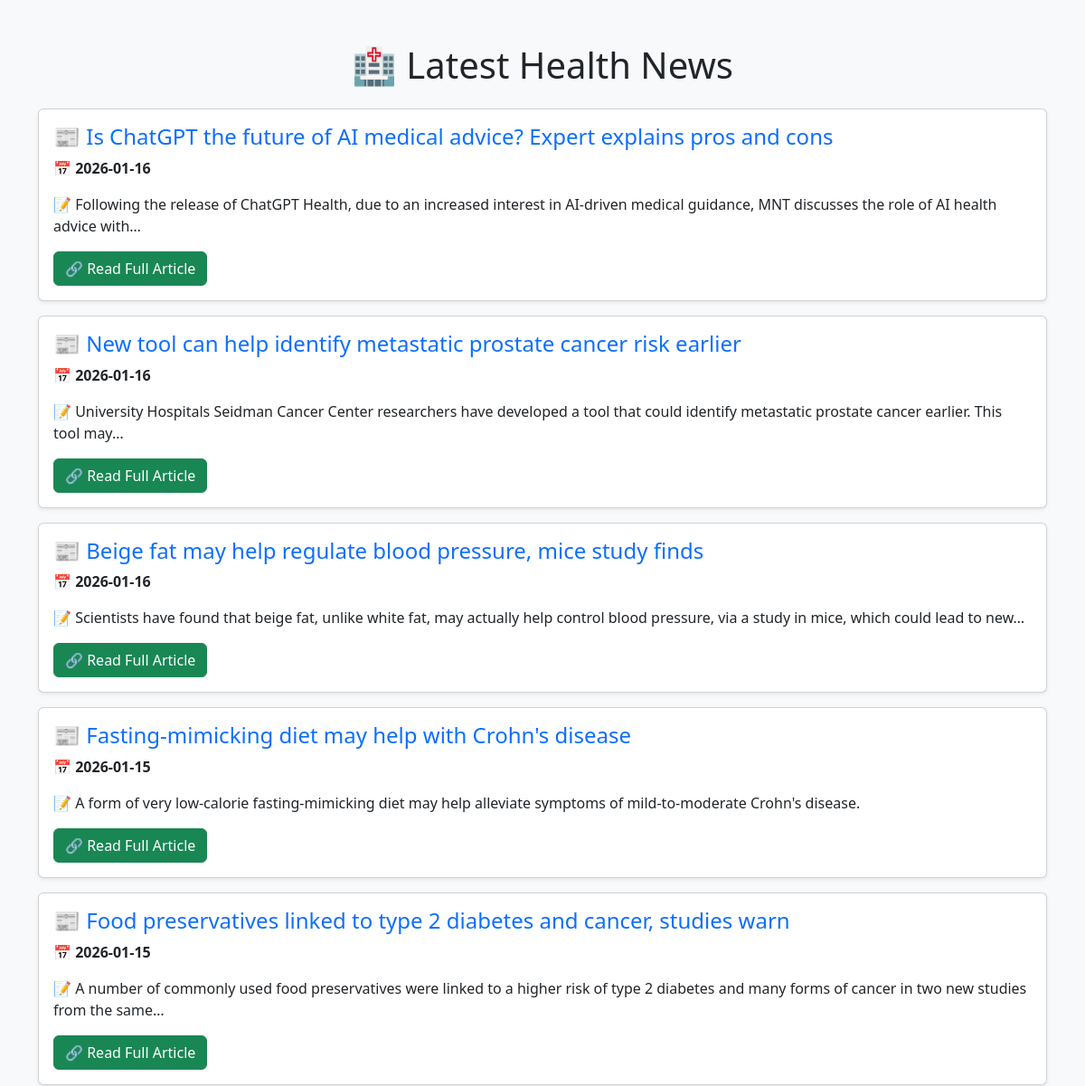
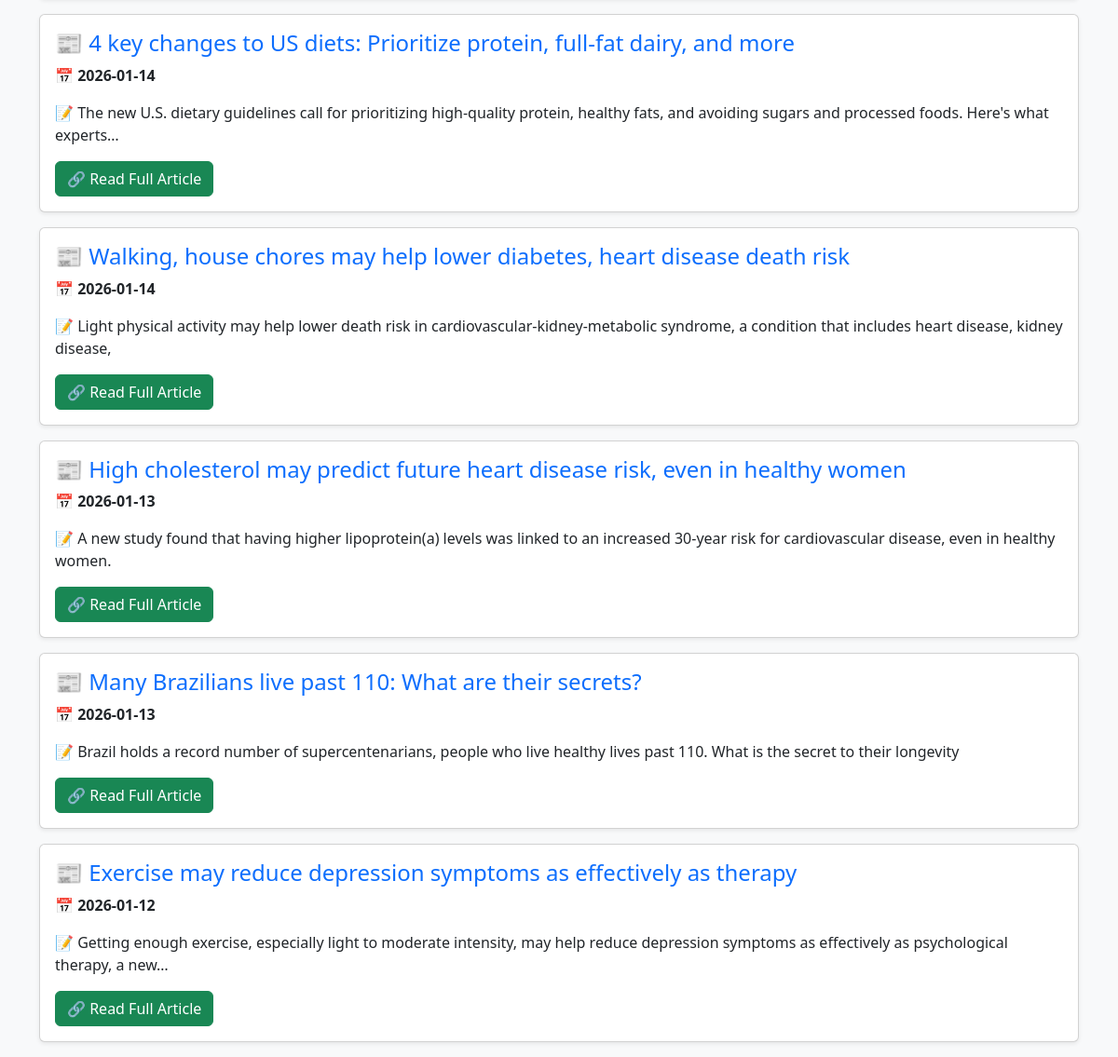
Before: / with the older database file (2 pictures, top to bottom).
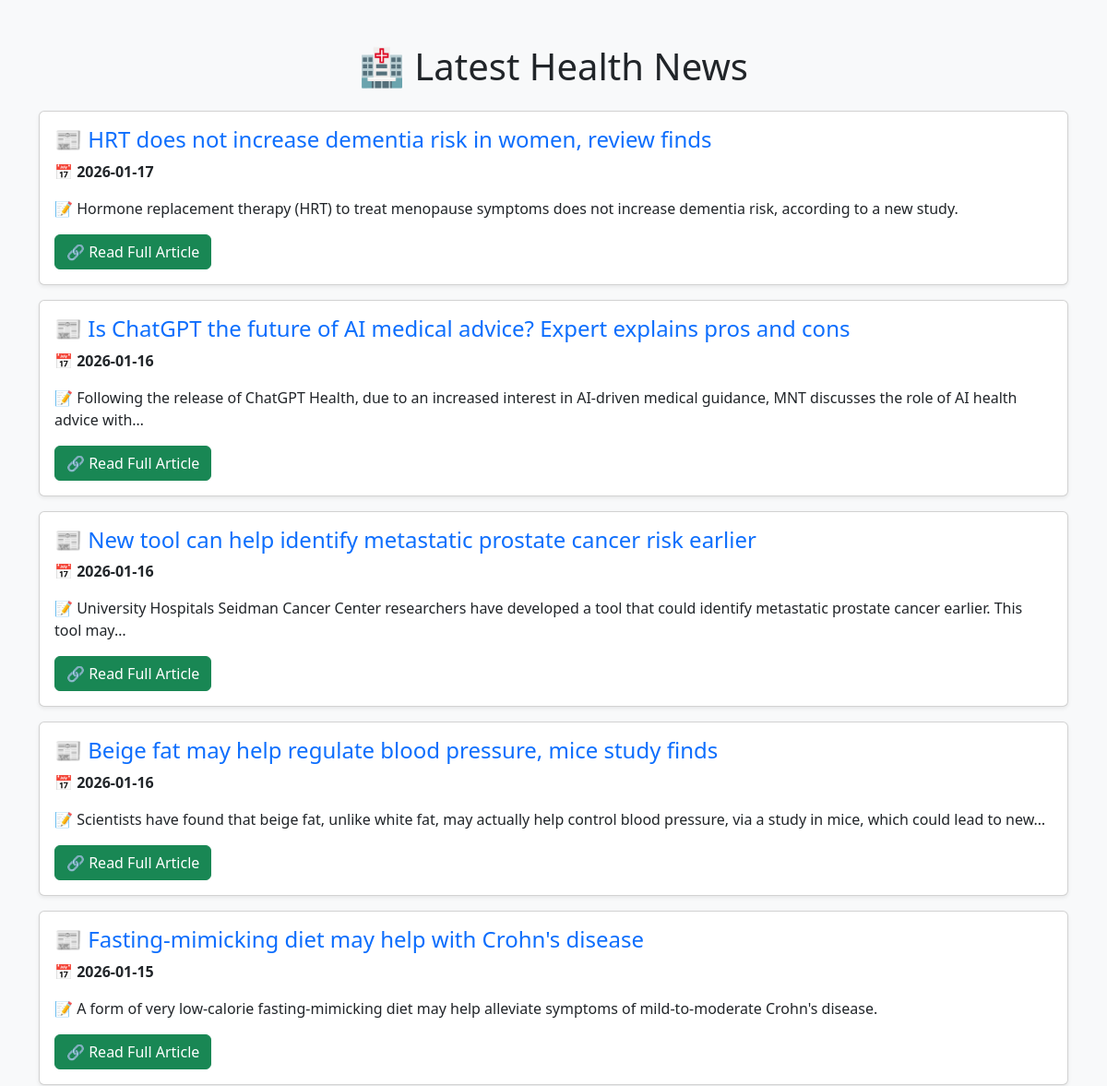
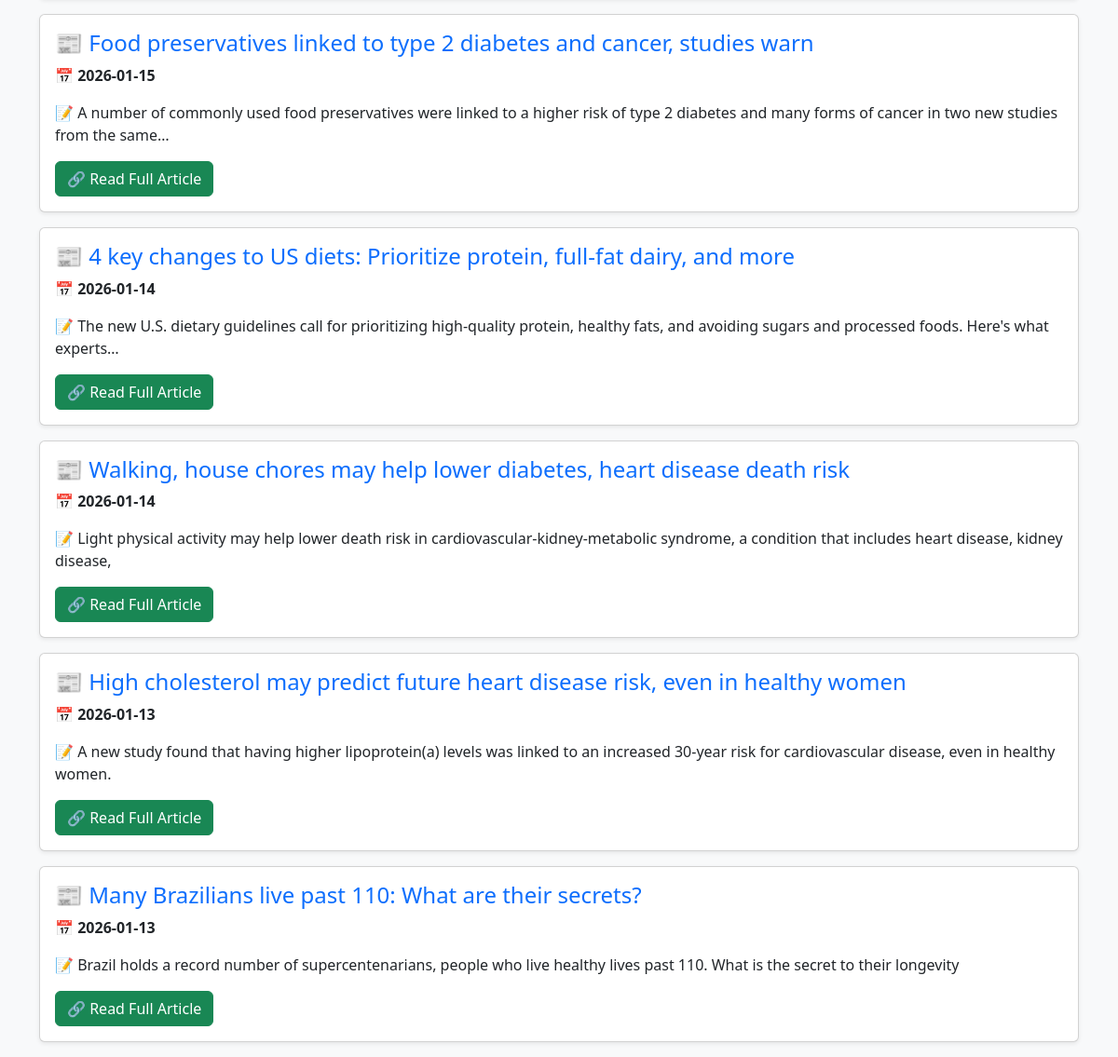
After: the same page with the newer database file (2 pictures, top to bottom).
### tables this page shows
CREATE TABLE news (
        id INTEGER PRIMARY KEY AUTOINCREMENT,
        date TEXT NOT NULL,
        title TEXT UNIQUE, 
        description TEXT,
        news_url TEXT
    );

### app.py (the view)
@app.route("/")
def index():
    page = request.args.get("page", 1, type=int)  # Get the current page number
    limit = 10  # Number of articles per page
    offset = (page - 1) * limit  # Calculate the offset
    news = fetch_news(limit, offset)
    return render_template("index.html", news=news, page=page)

### app.py (called while the page is built)
def fetch_news(limit=10, offset=0):
    conn = sqlite3.connect("health_news.db")
    cursor = conn.cursor()
    cursor.execute("SELECT date, title, description, news_url FROM news ORDER BY date DESC LIMIT ? OFFSET ?", (limit, offset))
    news_list = cursor.fetchall()
    conn.close()
    return news_list

### templates/index.html (shortened to what this page needs)
<!DOCTYPE html>
<html lang="en">
<head>
    <link href="https://cdn.jsdelivr.net/npm/bootstrap@5.3.0/dist/css/bootstrap.min.css" rel="stylesheet">
</head>
<body class="bg-light">
    <div class="container mt-5">
        <h1 class="text-center mb-4">🏥 Latest Health News</h1>
        {% for article in news %}
        <div class="card mb-3 shadow-sm">
            <div class="card-body">
                <h4 class="card-title text-primary">📰 {{ article[1] }}</h4>
                <p class="card-text">📅 <strong>{{ article[0] }}</strong></p>
                <p class="card-text">📝 {{ article[2] }}</p>
                <a href="{{ article[3] }}" class="btn btn-success" target="_blank">🔗 Read Full Article</a>
            </div>
        </div>
        {% endfor %}
    </div>
</body>
</html>

Changed rows visible on the page:
no longer on this page (row unchanged): news: title "Exercise may reduce depression symptoms as effectively as therapy", date "2026-01-12", description "Getting enough exercise, especially light to moderate intensity, may help reduce depression symptoms as effectively as psychological therapy, a new…"
added news: title "HRT does not increase dementia risk in women, review finds", date "2026-01-17", description "Hormone replacement therapy (HRT) to treat menopause symptoms does not increase dementia risk, according to a new study."
